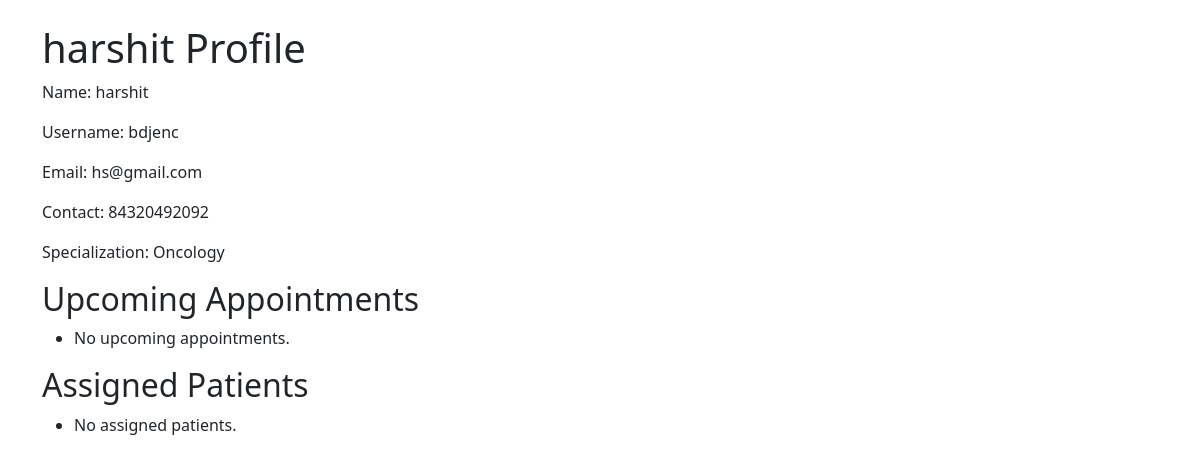
The app's page /view_doctor/1 with its own data.
### model.py (models this page shows)
class Doctor(db.Model):
    id = db.Column(db.Integer, primary_key=True)
    name = db.Column(db.String(100), nullable=False)
    username = db.Column(db.String(50), unique=True, nullable=False)
    password = db.Column(db.String(255), nullable=False)
    specialization = db.Column(db.String(100), nullable=False)
    contact = db.Column(db.String(15))
    email = db.Column(db.String(100), unique=True)
    status = db.Column(db.String(20), default='Active', server_default='Active', nullable=False)
    appointments = db.relationship('Appointment', backref='doctor', lazy=True)
    treatments = db.relationship('Treatment', backref='doctor', lazy=True)

### app.py (the view)
@app.route('/view_doctor/<int:doctor_id>')
def view_doctor(doctor_id):
    doctor = Doctor.query.get_or_404(doctor_id)
    upcoming_appointments = Appointment.query.filter_by(doctor_id=doctor.id, status='Scheduled').all()
    assigned_patients = Patient.query.join(Appointment).filter(Appointment.doctor_id == doctor.id).all()
    return render_template(
        'docprofile.html',
        doctor=doctor,
        appointments=upcoming_appointments,
        assigned_patients=assigned_patients
    )

### templates/docprofile.html (shortened to what this page needs)
{% extends 'base.html' %}
{% block content %}
  <h1>{{doctor.name}} Profile</h1>
  <p>Name: {{ doctor.name }}</p>
  <p>Username: {{ doctor.username }}</p>
  <p>Email: {{ doctor.email }}</p>
  <p>Contact: {{ doctor.contact }}</p>
  <p>Specialization: {{ doctor.specialization }}</p>
  <h2>Upcoming Appointments</h2>
  <ul>
    {% for appointment in appointments %}
      <li>{{ appointment.date }} with {{ appointment.patient.first_name }} {{ appointment.patient.last_name }}</li>
    {% else %}
      <li>No upcoming appointments.</li>
    {% endfor %}
  </ul>
  <h2>Assigned Patients</h2>
  <ul>
    {% for patient in assigned_patients %}
      <li>{{ patient.first_name }} {{ patient.last_name }}</li>
    {% else %}
      <li>No assigned patients.</li>
    {% endfor %}
  </ul>
{% endblock %}

### records on screen
Doctor: name "harshit", username "bdjenc", email "hs@gmail.com", contact "84320492092", specialization "Oncology"
